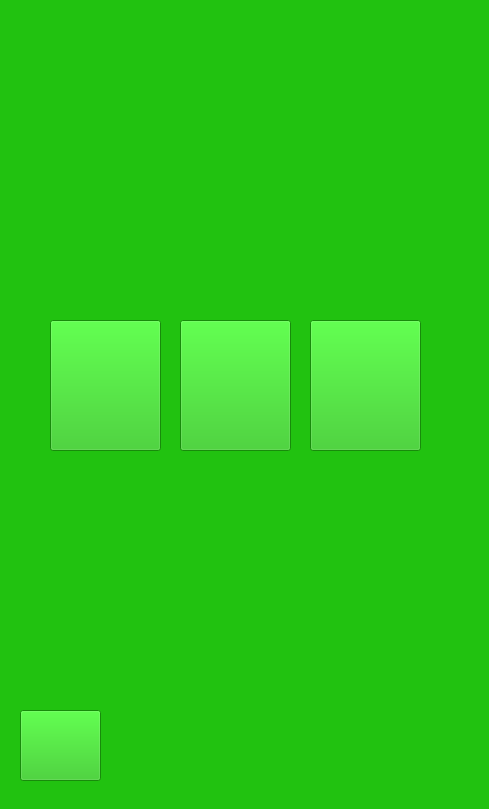
    <widget class="QWidget" name="meatfishadd">
     <property name="styleSheet">
      <string notr="true">background: rgb(33, 194, 16, 1)</string>
     </property>
     <widget class="QLabel" name="label_18">
      <property name="geometry">
       <rect>
        <x>0</x>
        <y>0</y>
        <width>480</width>
        <height>800</height>
       </rect>
      </property>
      <property name="styleSheet">
       <string notr="true">border-image:url(:/images/screen9_meatfishzc.png)</string>
      </property>
      <property name="text">
       <string/>
      </property>
     </widget>
     <widget class="QPushButton" name="terug1_17">
      <property name="geometry">
       <rect>
        <x>20</x>
        <y>710</y>
        <width>81</width>
        <height>71</height>
       </rect>
      </property>
      <property name="autoFillBackground">
       <bool>false</bool>
      </property>
      <property name="styleSheet">
       <string notr="true">border-image: rgba(54, 235, 166, 1)</string>
      </property>
      <property name="text">
       <string/>
      </property>
     </widget>
     <widget class="QPushButton" name="addchicken">
      <property name="geometry">
       <rect>
        <x>50</x>
        <y>320</y>
        <width>111</width>
        <height>131</height>
       </rect>
      </property>
      <property name="autoFillBackground">
       <bool>false</bool>
      </property>
      <property name="styleSheet">
       <string notr="true">border-image: rgba(54, 235, 166, 1)</string>
      </property>
      <property name="text">
       <string/>
      </property>
     </widget>
     <widget class="QPushButton" name="addbacon">
      <property name="geometry">
       <rect>
        <x>180</x>
        <y>320</y>
        <width>111</width>
        <height>131</height>
       </rect>
      </property>
      <property name="autoFillBackground">
       <bool>false</bool>
      </property>
      <property name="styleSheet">
       <string notr="true">border-image: rgba(54, 235, 166, 1)</string>
      </property>
      <property name="text">
       <string/>
      </property>
     </widget>
     <widget class="QPushButton" name="addsalmon">
      <property name="geometry">
       <rect>
        <x>310</x>
        <y>320</y>
        <width>111</width>
        <height>131</height>
       </rect>
      </property>
      <property name="autoFillBackground">
       <bool>false</bool>
      </property>
      <property name="styleSheet">
       <string notr="true">border-image: rgba(54, 235, 166, 1)</string>
      </property>
      <property name="text">
       <string/>
      </property>
     </widget>
    </widget>
